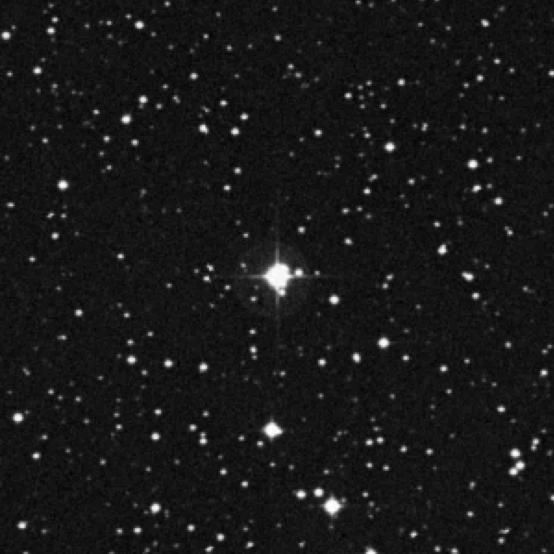
#> input picture images/BD+00__4462.jpg, 554 x 554 px, found by its file name; its folder holds only this picture in this run
$ python image_data.py
#> lines starting #> are read from the running program, lines starting #| are printed output that depends on the picture
import os
import numpy as np
from PIL import Image

# Define the directory containing the images
IMAGE_DIR = r"C:\Users\Jyoti\OneDrive\Desktop\Coding\SciRe 2024-25 AIM-TO-C-STAHZ\images"
OUTPUT_FILE = "image_data.npy"

def preprocess_images(image_dir, target_size=(128, 128)):
#> called with target_size = (128, 128)
    images = []
    for file_name in os.listdir(image_dir):
        file_path = os.path.join(image_dir, file_name)
        try:
            # Open image and resize
            img = Image.open(file_path).resize(target_size)
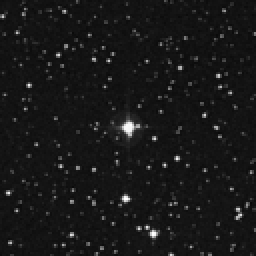
#> img: PIL image 128x128 RGB (shown 2 times larger); min 8, max 255, mean 24.1
            # Convert to numpy array
            img_array = np.array(img) / 255.0  # Normalize pixel values to [0, 1]
            images.append(img_array)
        except Exception as e:
            print(f"Error processing {file_name}: {e}")

    # Convert list of images to NumPy array
    images_np = np.array(images)
    return images_np

# Preprocess and save the images
image_data = preprocess_images(IMAGE_DIR)
np.save(OUTPUT_FILE, image_data)
print(f"Saved preprocessed images to {OUTPUT_FILE}")

$ run again, on images/BD+00__4523.jpg
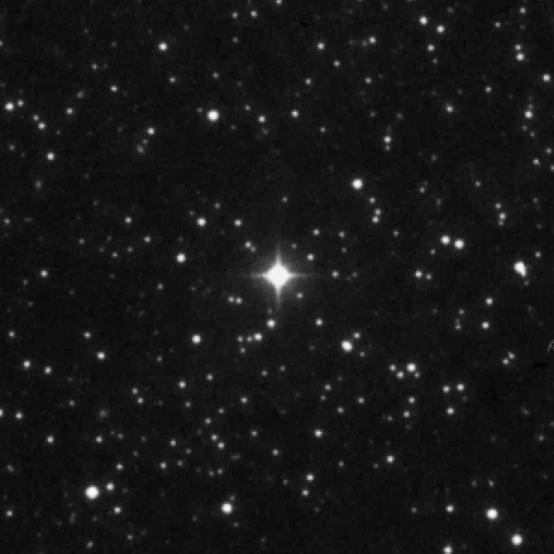
#> input picture images/BD+00__4523.jpg, 554 x 554 px, found by its file name
#> in preprocess_images, `img = Image.open(file_path).resize(target_size)`:
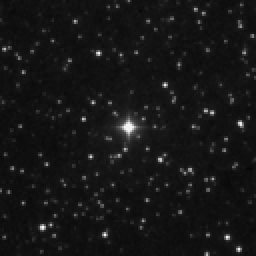
#> img: PIL image 128x128 RGB (shown 2 times larger); min 5, max 255, mean 22.3
